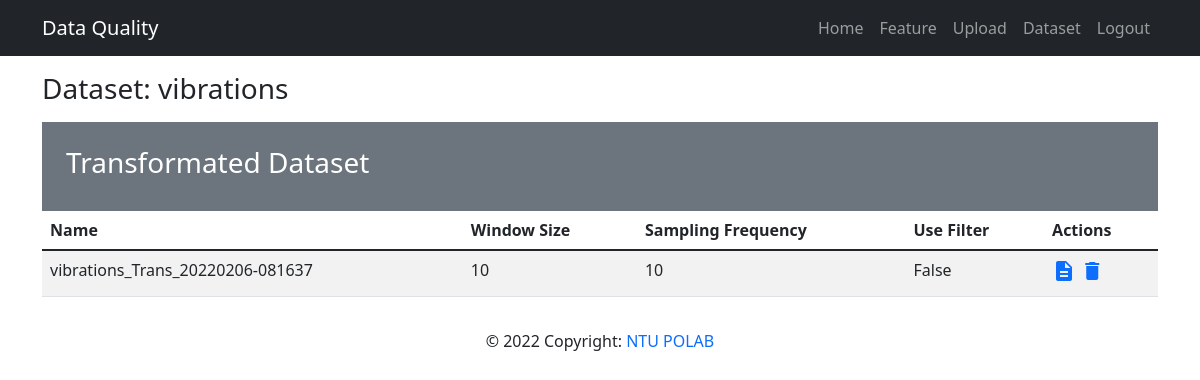
Page /mainapp/show_hfd/4 (signed in) on the earlier database version.
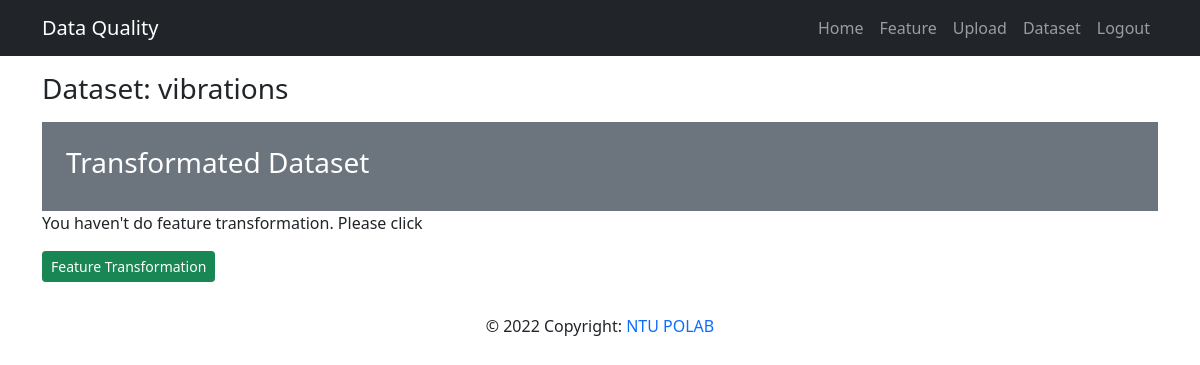
Same page on the later database version.
### mainapp/models.py (models this page shows, shortened)
class Data(models.Model):
  datatype_choices = [
    ('normal', 'Normal'),
    ('freq', 'High Frequency'),
    ('time', 'Time Series')
  ]
  question_choices = [
    ('classification', 'Classification'),
    ('regression', 'Regression'),
  ]
  name = models.CharField('Data Name', max_length=50)
  owner = models.ForeignKey(User, on_delete=models.CASCADE)
  rawdata = models.FileField(upload_to='rawdata/', validators=[file_size, validate_file_extension])
  attribute_data = models.FileField(upload_to='attribute/', validators=[file_size, validate_file_extension])
  datatype = models.CharField(max_length=10, choices=datatype_choices, default='normal')
  questiontype = models.CharField(max_length=15, choices=question_choices, default='classification')
  freq_config = models.JSONField(null=True, blank=True)
  def __str__(self):
      return self.name

### mainapp/views.py (the view)
# urls.py: path('show_hfd/<hfd_id>', views.show_hfd, name='show-hfd'),
@login_required(login_url='/members/login_user')
def show_hfd(request, hfd_id):
  data = get_object_or_404(HighFrequencyData, pk=hfd_id, owner=request.user)
  transdata_list = data.transData.all()
  context = {
    'data': data,
    'hfd_id': hfd_id,
    'transdata_list': transdata_list
  }
  return render(request, 'mainapp/show_hfd.html', context)

### mainapp/models.py (called while the page is built)
  def __str__(self):
      return self.name

### mainapp/templates/mainapp/show_hfd.html
{% extends 'base.html' %}
{% block content %}
  <div class="my-3">
    <h3>Dataset: {{ data }}</h3>
  </div>
  <div class="my-3">
    <div class="bg-secondary text-white p-4">
      <div class="row">
        <div class="col-12">
          <h3>Transformated Dataset</h3>
        </div>
      </div>
    </div>
    {% if transdata_list %}
      <table class="table table-striped table-hover">
        <thead>
          <tr>
            <th>Name</th>
            <th>Window Size</th>
            <th>Sampling Frequency</th>
            <th>Use Filter</th>
            <th>Actions</th>
          </tr>
        </thead>
        {% for data in transdata_list %}
          <tr>
            <td>
              {{ data }}
            </td>
            <td>
              {{ data.freq_config.windowSize}}
            </td>
            <td>
              {{ data.freq_config.samplingFrequency}}
            </td>
            <td>
              {{ data.freq_config.usedFilter}}
            </td>
            <td>
              <a href="{% url 'show-data' data.id %}"><i class="material-icons">description</i></a>
              <a href="{% url 'delete-data' data.id%}"><i class="material-icons">delete</i></a>
            </td>
          </tr>
        {% endfor %}
      </table>
    {% else %}
      <div>
        <p>You haven't do feature transformation. Please click</p>
        <a class="btn btn-success btn-sm" href="{% url 'transform-hfd' hfd_id %}">Feature Transformation</a>
      </div>
    {% endif %}
  </div>
{% endblock %}

Differences in the rows shown:
removed Data: name "vibrations_Trans_20220206-081637", freq_config.windowSize "10", freq_config.samplingFrequency "10", freq_config.usedFilter "False"
Other differences:
text no longer shown: "Name Window Size Sampling Frequency Use Filter Actions"
text now shown: "You haven't do feature transformation. Please click Feature Transformation"
